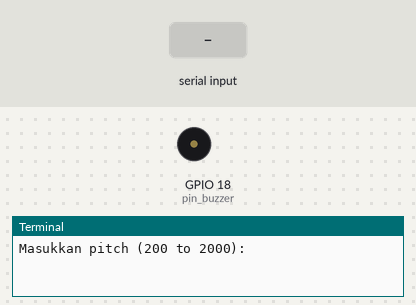
The program below on a simulated Raspberry Pi (BCM pin numbers). Parts: buzzer (waves = sounding, pin HIGH), the last lines printed to the terminal. Inputs (shaded band) come from the test bench.

Above: at 1.2 s.
1.3 s: "5" typed at the terminal
2.8 s: "90" typed at the terminal
At 3.05 s:
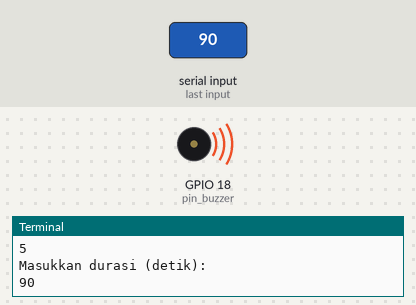
Timing chart, 0 to 11.8 s (numbered marks = the images above; inputs shaded):
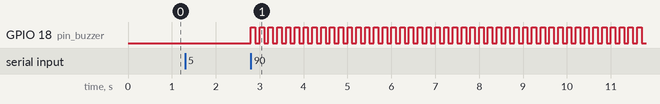

Measured:
- after the input at 2.8 s, GPIO 18 (pin_buzzer): alternates HIGH for 0.10 s and LOW for 0.10 s, starting at once

The program:

a-buzzer.py
```python
import RPi.GPIO as GPIO
import time

pin_buzzer = 18
GPIO.setmode(GPIO.BCM)
GPIO.setup(pin_buzzer, GPIO.OUT)

def buzz(pitch, duration):
    period = 1.0 / pitch
    delay = period / 2
    cycles = int(duration * pitch)

    for i in range(cycles):
        GPIO.output(pin_buzzer, True)
        time.sleep(delay)
        GPIO.output(pin_buzzer, False)
        time.sleep(delay)

while True:
    pitch_s = raw_input("Masukkan pitch (200 to 2000): ")
    pitch = float(pitch_s)
    duration_s = raw_input("Masukkan durasi (detik): ")
    duration = float(duration_s)
    buzz(pitch, duration)
    
```
